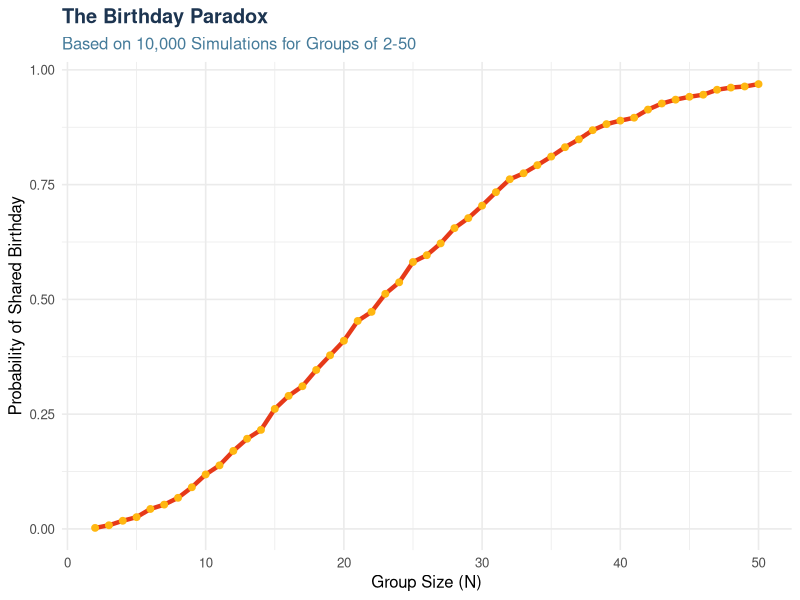

Write the R code that produced this figure.
## ---- chunk 1
library(tidyverse)
# Make a function for the birthday paradox itself.
birthday_pardox = function(n) {
  birthdays = sample(1:365, size = n, replace = TRUE)
  length(birthdays) > length(unique(birthdays))
}


# Run the function 10,000 times (Group Size: 2-50)
paradox_results_df = 
  expand_grid(
    n = 2:50,
    iter = 1:10000
  ) %>% 
  mutate(result 
         = map_lgl(n, birthday_pardox)) %>% 
  group_by(n) %>% 
  summarize(prob = mean(result))


# Data viz of birthday paradox!
paradox_results_df %>% 
  ggplot(aes(x = n, y = prob)) +
  geom_line(color = "#e63919", linewidth = 1.5) + 
  geom_point(color = "#ffb711", size = 2) +       
  labs(
    title = "The Birthday Paradox",
    subtitle = "Based on 10,000 Simulations for Groups of 2-50",
    x = "Group Size (N)",
    y = "Probability of Shared Birthday"
  ) +
  theme_minimal(base_size = 12) +
  theme(
    plot.title = element_text(face = "bold", color = "#1d3551"),
    plot.subtitle = element_text(color = "#457b9a")
  )
